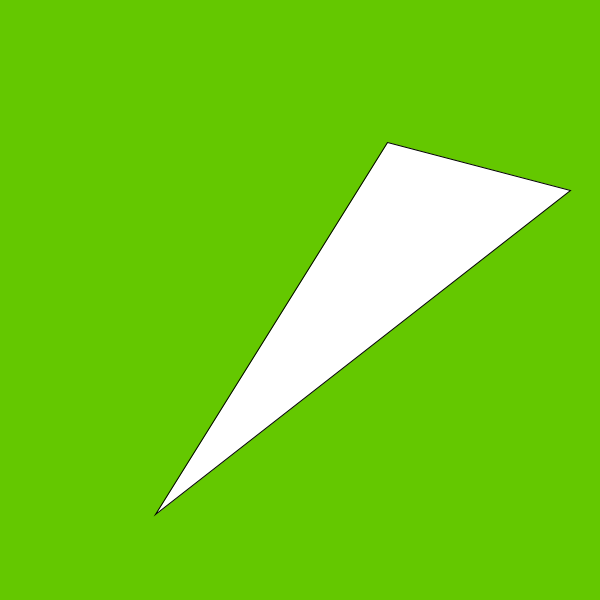
Frame 1 (no input)
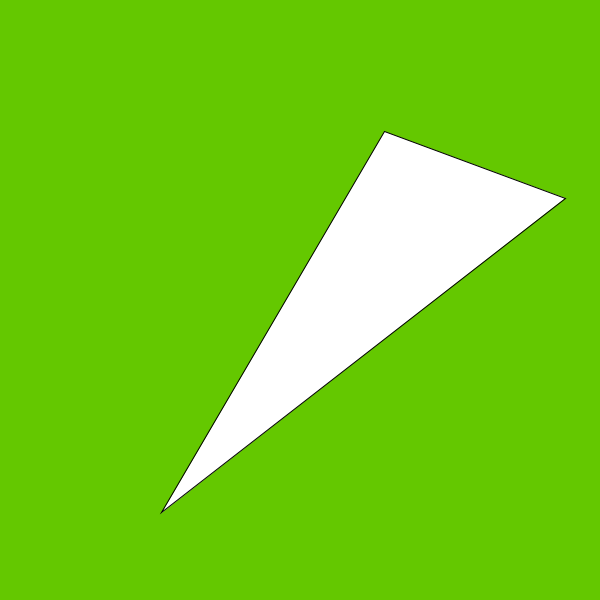
Frame 60 (the mouse pressed at the canvas centre just before this capture)
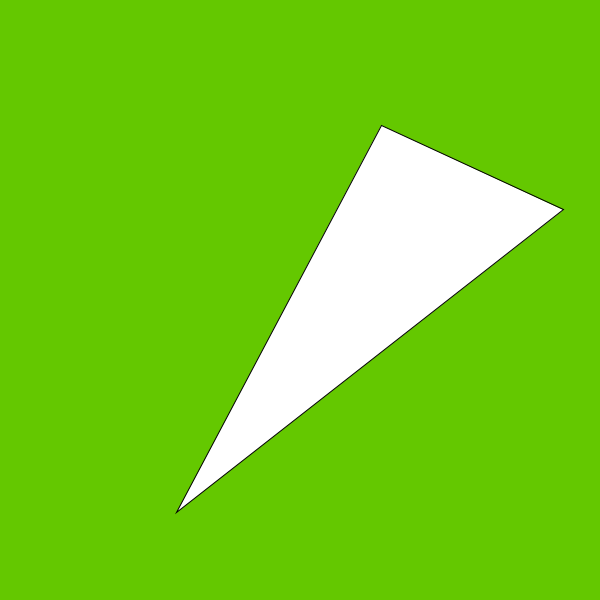
Frame 120 (the mouse held since frame 60 and released just before this capture)

The Processing sketch that drew these frames (run headless with seeded random() and noise(); from frame 60 on, the mouse is pressed at the canvas centre):

// Processing sketch: animtriangle
// ── animtriangle.pde
float x1,y1,x2,y2,x3,y3;
void setup() {
  size(600,600); 
  x1 = random(width);
  x2 = random(width);
  x3 = random(width);
  y1 = random(height);
  y2 = random(height);
  y3 = random(height);
}

void draw() {
  background(100,200,0);
  triangle(x1,y1,x2,y2,x3,y3);
  x1 += random(4)-2;
  y1 += random(4)-2;
  x2 += random(4)-2;
  y2 += random(4)-2;
  x3 += random(4)-2;
  y3 += random(4)-2;
}
